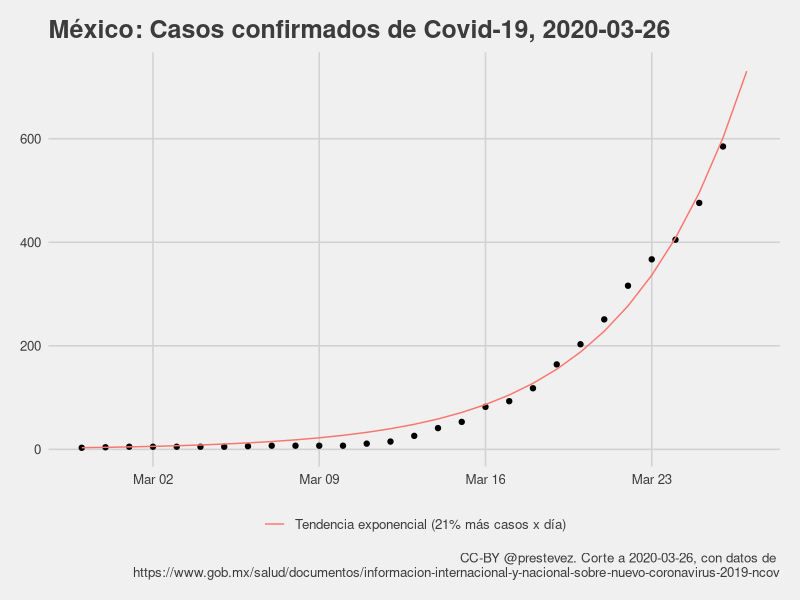
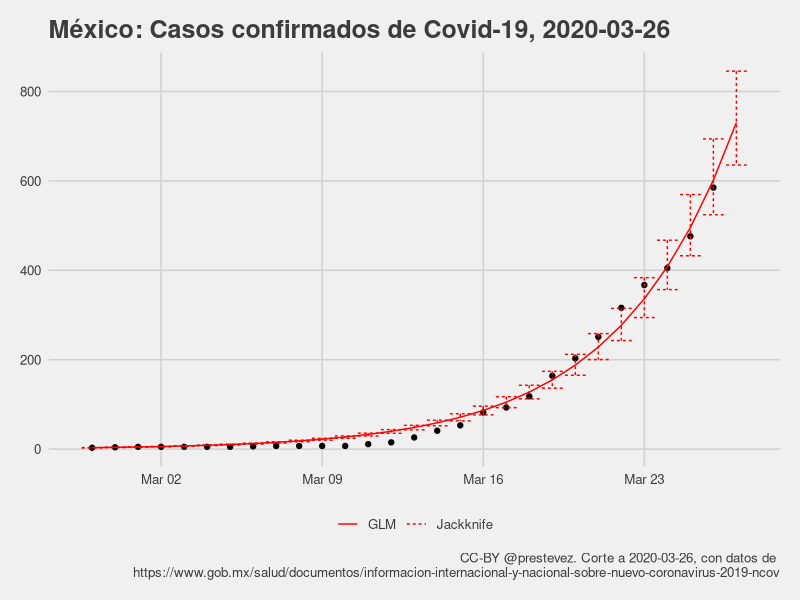
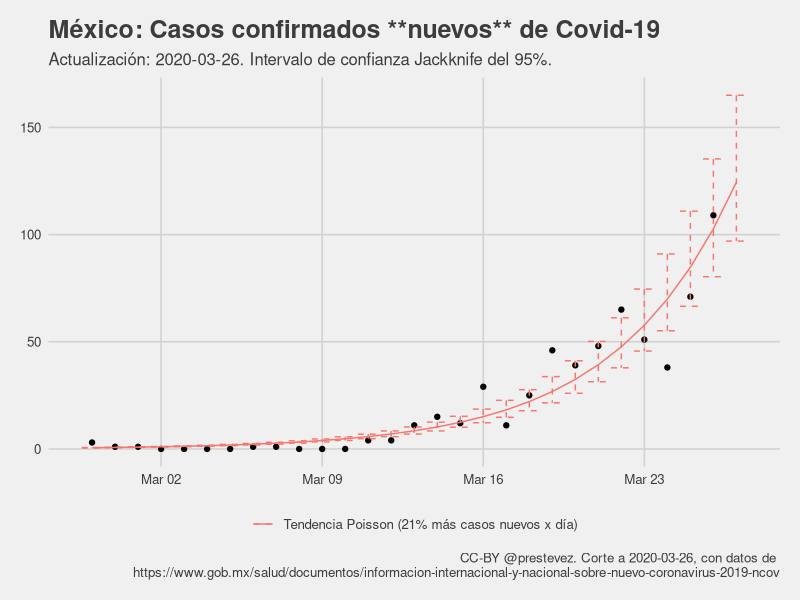

R code for these plots, in order: (Note: this script raises an error after producing the figures.)
## ---- chunk 1

require(tidyverse)
require(ggthemes)
require(lubridate)
require(magrittr)

casos <- read_csv("confirmados.csv")

casos$t <- (nrow(casos)-1):0

casos %>%
  filter(casos > 0) %>%
  arrange(date) -> casos

m1 <- glm(casos ~ t,
          data = casos,
          family = gaussian("log"))

max_date <- max(casos$date) + 1
max_t <- max(casos$t) + 1

modelo <- paste0("Tendencia exponencial (",
                 round((exp(m1[[1]][2])-1)*100),
                 "% más casos x día)")
tibble(
  date = max_date,
  casos = NA,
  t = max_t,
  predicted = predict(m1, newdata = data.frame(t = max_t), type = "response")
  ) %>%
  bind_rows(
    mutate(casos,
      predicted = predict(m1, type = "response"))) %>%
  arrange(date) -> casos_with_predictions

hoy <- max_date - 1

pg <- "https://www.gob.mx/salud/documentos/informacion-internacional-y-nacional-sobre-nuevo-coronavirus-2019-ncov"

casos_with_predictions %>%
  ggplot(aes(date, casos)) +
  geom_point() +
  theme_fivethirtyeight() +
  geom_line(aes(y = predicted, colour = modelo)) +
  xlab("Total de casos") +
  labs(title = paste0("México: Casos confirmados de Covid-19, ", hoy),
       caption = paste0("CC-BY @prestevez. Corte a ", hoy, ", con datos de \n", pg)) +
  theme(legend.title = element_blank()) -> p1

ggsave("casos.png", p1, width = 7, height = 5)

## ---- chunk 2
summary(m1)
## ---- chunk 3
### Jackknife estimate?

lapply(1:nrow(casos), function(x){
  glm(casos ~ t, 
      data = casos[-x,],
      family = gaussian("log"))
}) -> m1_jk_ls

sapply(m1_jk_ls, function(x) coef(x)) %>% data.frame() %>%
  mutate(var = rownames(.)) %>%
  pivot_longer(-var, names_to = "rep") %>%
  group_by(var) %>%
  summarise(Estimate = mean(value),
            ci_low = quantile(value, 0.025),
            ci_high = quantile(value, 0.975)) -> m1_jk

pred_jk <- function(model, t, type = c("Estimate", "ci_low", "ci_high")){
  terms <- unlist(model[,type[1]])
  preds <- exp(terms[1] + (terms[2] * t))
  return(preds)
}


casos_with_predictions %>%
  mutate(Jackknife = pred_jk(m1_jk, t = t),
         Jackknife_low = pred_jk(m1_jk, t = t, "ci_low"),
         Jackknife_high = pred_jk(m1_jk, t = t, "ci_high")) -> casos_with_predictions_jk

casos_with_predictions_jk %>%
  ggplot(aes(date, casos)) + 
  geom_point() +
  theme_fivethirtyeight() +
  geom_line(aes(y = predicted, linetype = "GLM"), colour = "red") +
  #geom_line(aes(y = Jackknife, linetype = "Jackknife"), colour = "red") +
  geom_errorbar(aes(ymin = Jackknife_low,
                    ymax = Jackknife_high,
                    linetype = "Jackknife"),
                colour = "red") + 
  xlab("Total de casos") + 
  labs(title = paste0("México: Casos confirmados de Covid-19, ", hoy),
       caption = paste0("CC-BY @prestevez. Corte a ", hoy, ", con datos de \n", pg)) +
  theme(legend.title = element_blank()) -> p1jk

ggsave("casos_jk.png", p1jk, width = 7, height = 5)

jk_pred <- filter(casos_with_predictions_jk, t == max_t)[,c(7,8)]

## ---- chunk 4
## Estimación Jackknife
m1_jk

## ---- chunk 5

read_csv("confirmados.csv") %>%
  mutate(t = (nrow(.)-1):0) %>%
  arrange(date) %>%
  mutate(casos_nuevos = casos-lag(casos),
         muertes_nuevas = muertes - lag(muertes)) %>%
  drop_na -> casos_ext

write_csv(casos_ext, "confirmados_extended.csv")

n1 <- glm(casos_nuevos ~ t,
          data = casos_ext,
          family = poisson("log"))


modelo_n <- paste0("Tendencia Poisson (",
                 round((exp(n1[[1]][2])-1)*100),
                 "% más casos nuevos x día)")
tibble(
  date = max_date,
  casos_nuevos = NA,
  t = max_t,
  predicted = predict(n1, newdata = data.frame(t = max_t), type = "response")
  ) %>%
  bind_rows(
    mutate(casos_ext,
      predicted = predict(n1, type = "response"))) %>%
  arrange(date) -> casos_nuevos_with_predictions


### Jackknife estimate?

lapply(1:nrow(casos_ext), function(x){
  glm(casos_nuevos ~ t, 
      data = casos_ext[-x,],
      family = poisson())
}) -> n1_jk_ls

sapply(n1_jk_ls, function(x) coef(x)) %>% data.frame() %>%
  mutate(var = rownames(.)) %>%
  pivot_longer(-var, names_to = "rep") %>%
  group_by(var) %>%
  summarise(Estimate = mean(value),
            ci_low = quantile(value, 0.025),
            ci_high = quantile(value, 0.975)) -> n1_jk

casos_nuevos_with_predictions %>%
  mutate(Jackknife = pred_jk(n1_jk, t = t),
         Jackknife_low = pred_jk(n1_jk, t = t, "ci_low"),
         Jackknife_high = pred_jk(n1_jk, t = t, "ci_high")) -> casos_nuevos_with_predictions_jk


casos_nuevos_with_predictions_jk %>%
  ggplot(aes(date, casos_nuevos)) +
  geom_point() +
  theme_fivethirtyeight() +
  geom_line(aes(y = predicted, colour = modelo_n)) +
  geom_errorbar(aes(ymin = Jackknife_low,
                    ymax = Jackknife_high,
                    colour = modelo_n),
                linetype = 2) + 
  xlab("Total de casos nuevos") +
  labs(title = "México: Casos confirmados **nuevos** de Covid-19",
       subtitle = paste0("Actualización: ", hoy, ". Intervalo de confianza Jackknife del 95%."),
       caption = paste0("CC-BY @prestevez. Corte a ", hoy, ", con datos de \n", pg)) +
  theme(legend.title = element_blank()) -> p1n

ggsave("casos_nuevos.png", p1n, width = 7, height = 5)

jk_pred_nuevos <- filter(casos_nuevos_with_predictions_jk, t == max_t)[,c(9,10)]

## ---- chunk 6
summary(n1)

## Estimación Jackknife
n1_jk

## ---- chunk 7

casos %>%
  filter(!t == (max_t-1)) %>%
  glm(casos ~ t, data = ., family = gaussian("log")) -> m1_yesterday

casos %>%
  filter(t == (max_t-1)) %>%
  predict(m1_yesterday, newdata = ., type = "response") -> predicted_today

casos %>%
  filter(t == (max_t-1)) %>%
  transmute(Fecha = date, Observados = casos) %>%
  mutate(Predicción = predicted_today,
         Error = Observados-Predicción) %>%
  write_csv("predicciones.csv", append = TRUE, col_names = FALSE)

read_csv("predicciones.csv") %>%
  knitr::kable(., digits = 2, 
               col.names = c("Fecha", "Casos Totales Observados", "Predicción", "Error"))


# Tabla con rangos JK

jk_model <- function(x, alpha = 0.05){
  dta <- model.frame(x)
  
  lapply(1:nrow(dta), function(n){
  update(x, 
      data = dta[-n,])
    }) -> models_list
  
  alpha2 <- alpha/2
  ci <- c(alpha2, 1- alpha2)
  
  sapply(models_list, function(x) coef(x)) %>% data.frame() %>%
  mutate(var = rownames(.)) %>%
  pivot_longer(-var, names_to = "rep") %>%
  group_by(var) %>%
  summarise(Estimate = mean(value),
            ci_low = quantile(value, ci[1]),
            ci_high = quantile(value, ci[2]))
  
}

jk_model(m1_yesterday) -> jk_yesterday

casos %>%
  filter(t == (max_t-1)) %$% 
  pred_jk(jk_yesterday, t = t, "ci_low") -> predicted_today_jk

casos %>%
  filter(t == (max_t-1)) %$% 
  pred_jk(jk_yesterday, t = t, "ci_high") %>% 
  c(predicted_today_jk, .) -> predicted_today_jk

casos %>%
  filter(t == (max_t-1)) %>%
  transmute(Fecha = date, Observados = casos) %>%
  mutate("Rango esperado" = paste(round(predicted_today_jk), collapse = "-"),
         "Fuera de rango" = ifelse(Observados < predicted_today_jk[1] | 
                                     Observados > predicted_today_jk[2], "Sí", "No")) %>%
   write_csv("predicciones_jk.csv", append = TRUE, col_names = FALSE)

read_csv("predicciones_jk.csv") %>%
  knitr::kable(., digits = 2, align = "c", caption = "Intervalos de confianza JK",
               col.names = c("Fecha", "Casos Totales Observados",  "Rango esperado", "Fuera de rango"))

## ---- chunk 8

casos_ext %>%
  filter(!t == (max_t-1)) %>%
  glm(casos_nuevos ~ t, data = ., family = poisson("log")) -> n1_yesterday

casos_ext %>%
  filter(t == (max_t-1)) %>%
  predict(n1_yesterday, newdata = ., type = "response") -> nuevos_predicted_today

casos_ext %>%
  filter(t == (max_t-1)) %>%
  transmute(Fecha = date, Observados = casos_nuevos) %>%
  mutate(Predicción = nuevos_predicted_today,
         Error = Observados-Predicción) %>%
  write_csv("predicciones_nuevos.csv", append = TRUE, col_names = FALSE)

read_csv("predicciones_nuevos.csv") %>%
  knitr::kable(., digits = 2, 
               col.names = c("Fecha", "Casos Nuevos Observados", "Predicción", "Error"))


# Tabla con rangos JK

jk_model(n1_yesterday) -> jk_n1_yesterday

casos_ext %>%
  filter(t == (max_t-1)) %$% 
  pred_jk(jk_n1_yesterday, t = t, "ci_low") -> nuevos_predicted_today_jk

casos_ext %>%
  filter(t == (max_t-1)) %$% 
  pred_jk(jk_n1_yesterday, t = t, "ci_high") %>% 
  c(nuevos_predicted_today_jk, .) -> nuevos_predicted_today_jk

casos_ext %>%
  filter(t == (max_t-1)) %>%
  transmute(Fecha = date, Observados = casos_nuevos) %>%
  mutate("Rango esperado" = paste(round(nuevos_predicted_today_jk), collapse = "-"),
         "Fuera de rango" = ifelse(Observados < nuevos_predicted_today_jk[1] | 
                                     Observados > nuevos_predicted_today_jk[2], "Sí", "No")) %>%
   write_csv("predicciones_nuevos_jk.csv", append = TRUE, col_names = FALSE)

read_csv("predicciones_nuevos_jk.csv") %>%
  knitr::kable(., digits = 2, align = "c", 
               caption = "Intervalos de confianza JK, casos nuevos.",
               col.names = c("Fecha", "Casos Nuevos Observados",  "Rango esperado", "Fuera de rango"))

